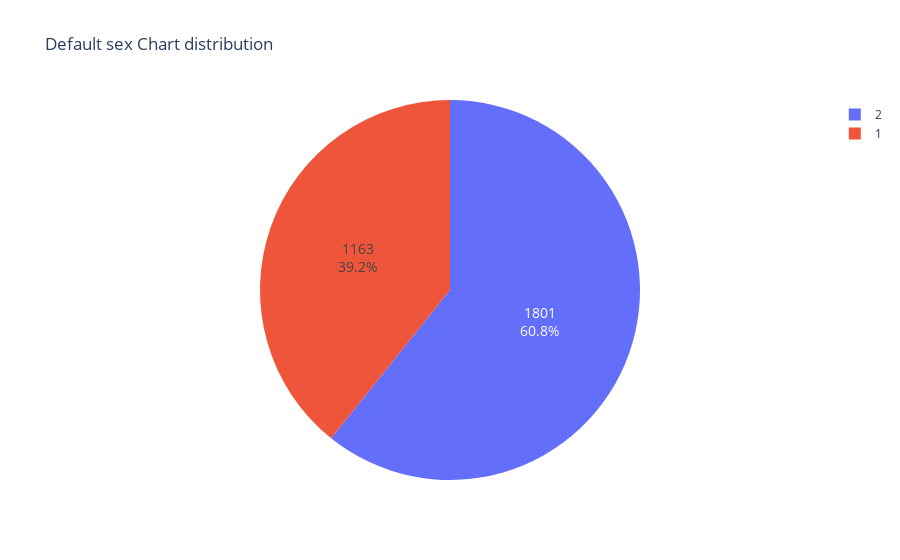

The cell this chart's notebook holds for it:
### Markdown cell above
## **C. *EDA* Kolom *Feature* *(Sex )***

### Code cell
fig = px.pie(data, 'sex', title='Default sex Chart distribution').update_traces(hoverinfo='label+value', textinfo='percent+value', textfont_size=14)
fig.show()
# Sumber : Data Visualization by https://plotly.com/python/pie-charts/

### Figure 1 — Plotly figure (JSON) as saved in the notebook; plotly's stock layout.template omitted (floating-point values rounded to 4 significant figures; data arrays with more than 128 entries replaced by an {"elided": "..."} marker saying what was removed)
{"data": [{"domain": {"x": [0, 1], "y": [0, 1]}, "hoverinfo": "label+value", "hovertemplate": "sex=%{label}<extra></extra>", "labels": {"elided": "2964 int values"}, "legendgroup": "", "name": "", "showlegend": true, "textfont": {"size": 14}, "textinfo": "percent+value", "type": "pie"}], "layout": {"legend": {"tracegroupgap": 0}, "title": {"text": "Default sex Chart distribution"}}}
